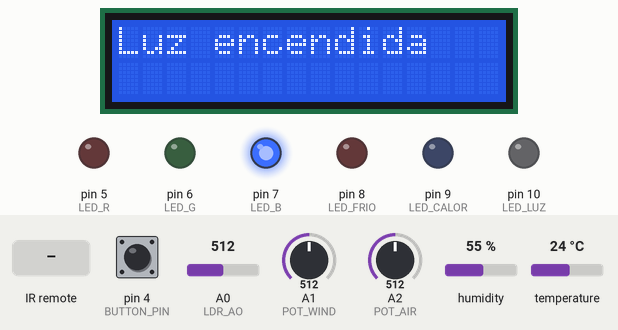
This sketch was run on a simulated Arduino Uno, built with avr-gcc and run on an emulated ATmega328P. Shown: 16×2 character LCD, output pins drawn as LEDs (lit = HIGH). The inputs (shaded band) are chosen by the test bench; at power-on: temperature 24 °C, pin 4 (BUTTON_PIN) HIGH, A0 (LDR_AO) = 512, A1 (POT_WIND) = 512, A2 (POT_AIR) = 512, humidity 55 %. What the sketch prints to the serial monitor is not drawn.

Above: at 4.2 s.
4.3 s: infrared code 0xA8 received
At 7.5 s:
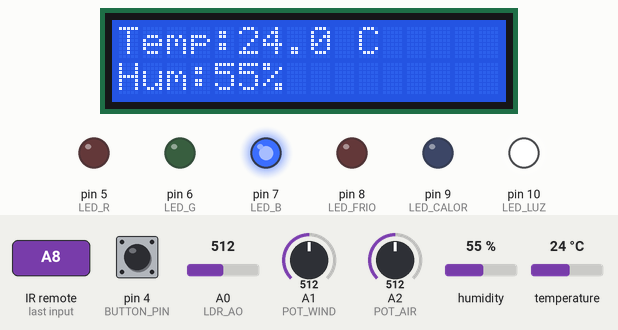
10.5 s: temperature set to 12 °C
At 16.4 s:
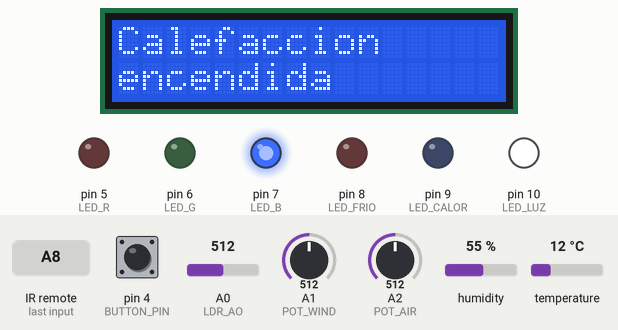
16.7 s: temperature set to 15.6 °C
19.9 s: temperature set to 16.3 °C
At 20.9 s:
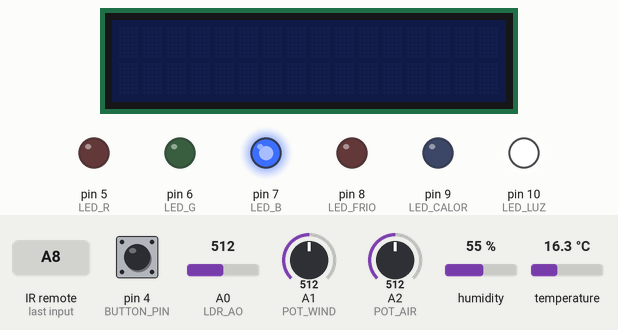
22.0 s: infrared code 0x30 received
At 23.2 s:
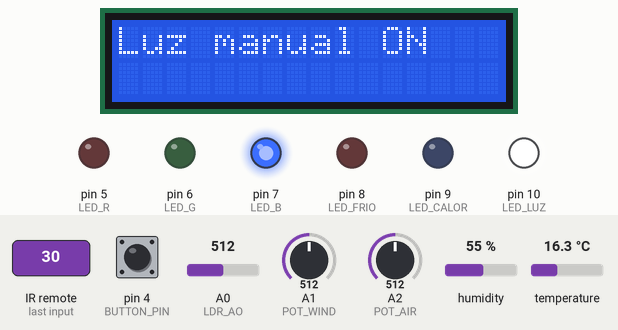
28.2 s: temperature set to 25.5 °C
30.2 s: temperature set to 26.6 °C
At 32.2 s:
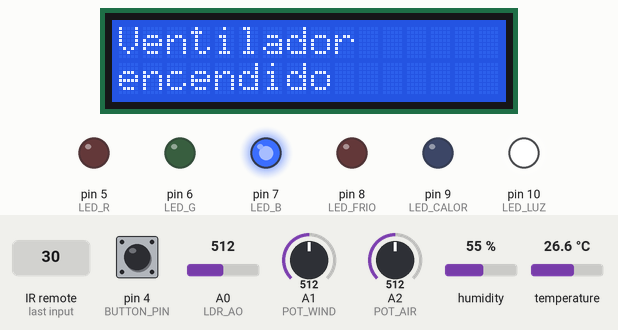
Timing chart, 0 to 35.6 s (numbered marks = the images above; inputs shaded):
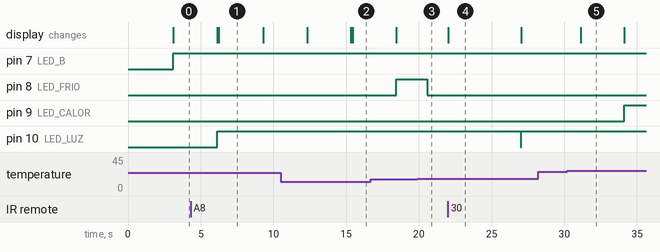

The sketch:

sketch.ino
```cpp
#include <Wire.h>
#include <LiquidCrystal_I2C.h>
#include <DHT.h>
#include <IRremote.hpp>
#include <math.h>

// Configuración DHT22
#define DHTPIN1 2
#define DHTPIN2 11
#define DHTTYPE DHT22
DHT dht1(DHTPIN1, DHTTYPE);
DHT dht2(DHTPIN2, DHTTYPE);

//IR
#define IR_PIN 12
int setpointTemp = 23;
bool sistemaActivo = true;


LiquidCrystal_I2C lcd(0x27, 16, 2);

//Sensor de luz
const int LDR_AO = A0;
const float GAMMA = 0.7;
const float RL10 = 50;

//Potenciómetros
const int POT_WIND = A1;
const int POT_AIR = A2;

//LEDs calidad del aire
const int LED_R = 5;
const int LED_G = 6;
const int LED_B = 7;

//LEDs indicadores
const int LED_LUZ = 10;
const int LED_FRIO = 8;
const int LED_CALOR = 9;

//Pulsador
const int BUTTON_PIN = 4;

//Estados
bool frioActivo = false;
bool calorActivo = false;
bool luzActiva = false;
bool mostrarDatos = false;
unsigned long ultimaLectura = 0;
unsigned long tiempoMostrar = 10000;
bool modoNocheManual = false;
bool modoNocheAuto = false;
bool modoNoche = false;
bool sensorPrincipal = true;

void setup() {
  Serial.begin(9600);
  while (!Serial);

  dht1.begin();
  dht2.begin();
  lcd.init();
  lcd.backlight();

  lcd.setCursor(0, 0);
  lcd.print("Sistema iniciado");
  lcd.setCursor(0, 1);
  lcd.print("correctamente");
  delay(3000);
  lcd.clear();
  lcd.noBacklight();

  pinMode(BUTTON_PIN, INPUT_PULLUP);
  pinMode(LED_R, OUTPUT);
  pinMode(LED_G, OUTPUT);
  pinMode(LED_B, OUTPUT);
  pinMode(LED_LUZ, OUTPUT);
  pinMode(LED_FRIO, OUTPUT);
  pinMode(LED_CALOR, OUTPUT);

  IrReceiver.begin(IR_PIN, ENABLE_LED_FEEDBACK);

  Serial.println("Sistema iniciado correctamente");
}

void setLEDColor(String calidad) {
  if (calidad == "buena") {
    digitalWrite(LED_R, HIGH);
    digitalWrite(LED_G, LOW);
    digitalWrite(LED_B, HIGH);
  } else if (calidad == "regular") {
    digitalWrite(LED_R, LOW);
    digitalWrite(LED_G, LOW);
    digitalWrite(LED_B, HIGH);
  } else {
    digitalWrite(LED_R, LOW);
    digitalWrite(LED_G, HIGH);
    digitalWrite(LED_B, HIGH);
  }
}

void loop() {
  // --- Comandos IR ---
  if (IrReceiver.decode()) {
    uint8_t comando = IrReceiver.decodedIRData.command;
    Serial.print("Comando IR recibido: ");
    Serial.println(comando);

    switch (comando) {
      case 2:
        setpointTemp++;
        break;
      case 152:
        setpointTemp--;
        break;
      case 162:
        sistemaActivo = !sistemaActivo;
        break;
      case 168:
        mostrarDatos = true;
        ultimaLectura = millis();
        lcd.backlight();
        break;
      case 104:
        modoNocheManual = !modoNocheManual;
        Serial.print("Modo noche manual: ");
        Serial.println(modoNocheManual ? "activado" : "desactivado");
        digitalWrite(LED_LUZ, modoNocheManual); // Encender o apagar luz artificial
        break;
      case 48:
        digitalWrite(LED_LUZ, HIGH);
        lcd.backlight(); lcd.clear(); lcd.setCursor(0, 0); lcd.print("Luz manual ON");
        delay(5000);
        digitalWrite(LED_LUZ, LOW);
        lcd.noBacklight(); lcd.clear();
        break;
      case 24:
        lcd.backlight(); lcd.clear();
        lcd.setCursor(0, 0);
        lcd.print("Temp:"); lcd.print(dht1.readTemperature(), 1); lcd.print(" C");
        lcd.setCursor(0, 1);
        lcd.print("Hum:"); lcd.print(dht1.readHumidity(), 0); lcd.print("%");
        delay(4000);
        lcd.noBacklight(); lcd.clear();
        break;
      case 176:
        setpointTemp = 23;
        sistemaActivo = true;
        modoNocheManual = false;
        modoNocheAuto = false;
        mostrarDatos = false;
        lcd.clear();
        lcd.noBacklight();
        Serial.println("Sistema reiniciado (por C)");
        break;
      default:
        Serial.println("Comando no programado");
        break;
    }

    IrReceiver.resume();
  }

  //Temperatura y humedad
  float temp = dht1.readTemperature();
  float hum = dht1.readHumidity();
  sensorPrincipal = !(isnan(temp) || isnan(hum));
  if (!sensorPrincipal) {
    temp = dht2.readTemperature();
    hum = dht2.readHumidity();
  }

  //Luz ambiente
  int analogValue = analogRead(LDR_AO);
  float voltage = analogValue / 1024.0 * 5;
  float resistance = 2000 * voltage / (1 - voltage / 5);
  float lux = pow(RL10 * 1000 * pow(10, GAMMA) / resistance, 1 / GAMMA);

  // Control automático de modo noche
  if (!modoNocheManual) {
    if (lux < 100) {
      modoNocheAuto = true;
    } else if (lux > 300) {
      modoNocheAuto = false;
    }
  }

  // Estado total de modo noche
  modoNoche = modoNocheManual || modoNocheAuto;

  int setpointActual = setpointTemp + (modoNoche ? -2 : 0);

  //Potenciómetros
  int potWind = analogRead(POT_WIND);
  float windSpeed = map(potWind, 0, 1023, 0, 200);
  int airValue = analogRead(POT_AIR);
  int airQuality = map(airValue, 0, 1023, 0, 100);
  String calidadTexto = airQuality < 33 ? "mala" : (airQuality < 66 ? "regular" : "buena");
  setLEDColor(calidadTexto);

  //Control de clima y luz
  bool nuevoFrio = temp < setpointActual - 5 && sistemaActivo;
  bool nuevoCalor = temp > setpointActual + 5 && sistemaActivo;
  bool nuevaLuz = lux < 300;

  if (nuevoFrio && !frioActivo) {
    lcd.backlight(); lcd.clear(); lcd.setCursor(0, 0); lcd.print("Calefaccion");
    lcd.setCursor(0, 1); lcd.print("encendida");
    delay(3000); lcd.noBacklight(); lcd.clear();
  }
  if (nuevoCalor && !calorActivo) {
    lcd.backlight(); lcd.clear(); lcd.setCursor(0, 0); lcd.print("Ventilador");
    lcd.setCursor(0, 1); lcd.print("encendido");
    delay(3000); lcd.noBacklight(); lcd.clear();
  }
  if (nuevaLuz && !luzActiva) {
    lcd.backlight(); lcd.clear(); lcd.setCursor(0, 0); lcd.print("Luz encendida");
    delay(3000); lcd.noBacklight(); lcd.clear();
  }

  frioActivo = nuevoFrio;
  calorActivo = nuevoCalor;
  luzActiva = nuevaLuz;

  digitalWrite(LED_FRIO, frioActivo);
  digitalWrite(LED_CALOR, calorActivo);
  digitalWrite(LED_LUZ, luzActiva || modoNocheManual);

  //Pulsador físico
  if (digitalRead(BUTTON_PIN) == LOW) {
    mostrarDatos = true;
    ultimaLectura = millis();
    lcd.backlight();
  }

  //Mostrar datos completos (si se solicita)
  if (mostrarDatos) {
    lcd.clear();
    lcd.setCursor(0, 0);
    lcd.print("Temp:"); lcd.print(temp, 1); lcd.print(" C");
    lcd.setCursor(0, 1);
    lcd.print("Hum:"); lcd.print(hum, 0); lcd.print("%");
    delay(3000);

    lcd.clear();
    lcd.setCursor(0, 0);
    lcd.print("Luz:"); lcd.print((int)lux); lcd.print(" lux");
    lcd.setCursor(0, 1);
    lcd.print("Viento:"); lcd.print((int)windSpeed); lcd.print("km/h");
    delay(3000);

    lcd.clear();
    lcd.setCursor(0, 0);
    lcd.print("Calidad del Aire:");
    lcd.setCursor(0, 1);
    lcd.print(calidadTexto);
    delay(3000);

    if (!sensorPrincipal) {
      lcd.clear();
      lcd.setCursor(0, 0);
      lcd.print("Sensor1 fallo");
      lcd.setCursor(0, 1);
      lcd.print("usando backup");
      delay(3000);
    }

    mostrarDatos = false;
    lcd.clear();
    lcd.noBacklight();
  }

  // Mostrar en consola si hay cambios
  static float ultimaTemp = -100;
  static bool ultimoModoNoche = false;
  static int ultimoSetpoint = -1;

  if (abs(temp - ultimaTemp) > 0.2 || modoNoche != ultimoModoNoche || setpointTemp != ultimoSetpoint) {
    Serial.print("Temperatura medida: ");
    Serial.print(temp);
    Serial.print(" °C | Setpoint: ");
    Serial.print(setpointTemp);
    Serial.print(" °C | Modo noche: ");
    Serial.println(modoNoche ? "Sí" : "No");

    ultimaTemp = temp;
    ultimoModoNoche = modoNoche;
    ultimoSetpoint = setpointTemp;
  }

  delay(100);
}
```

Measured:
- the behaviour switches between 15.9 and 16 °C on temperature (found by bisection; images 2 and 3)
- the behaviour switches between 26 and 26.1 °C on temperature (found by bisection; images 4 and 5)
- after the input at 4.3 s, the display: first differs from a run without the input after 2.0 s (image 1)
- after the input at 10.5 s, the display: first differs from a run without the input after 4.9 s (image 2)
- after the input at 19.9 s, pin 8 (LED_FRIO): HIGH → LOW after 0.69 s
- after the input at 22.0 s, pin 10 (LED_LUZ): HIGH → LOW after 5.0 s, → HIGH 0.01 s later; the display: changes at once (image 4)
- after the input at 28.2 s, every drawn part: stays the same
- after the input at 30.2 s, pin 9 (LED_CALOR): LOW → HIGH after 3.9 s; the display: changes after 0.92 s (image 5)
